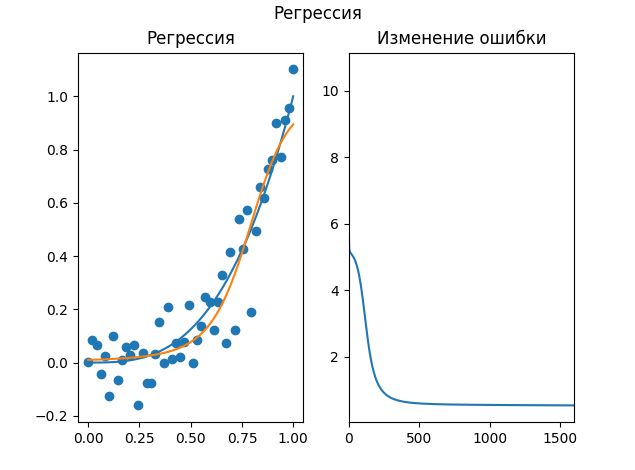

This figure's Python source:
import numpy as np
import matplotlib.pyplot as plt


def f_activation(x):
    return 1 / (1 + np.exp(-x))


# Derivative of f_activation
def df_activation(f):
    return f * (1 - f)


def sq_error(expect, actual, e=0):
    datasets = expect.shape[0]
    for counter in range(datasets):
        e+=(expect[counter]-actual[counter])*(expect[counter]-actual[counter])
    return e
def error(a, b):
    return (a-b)*(a-b)
class NeuralNetwork:
    def __init__(self, inp_count=2, w1_count=3, out_count=1):

        self.w1 = np.random.rand(w1_count, inp_count)
        self.b1 = np.random.rand(w1_count)
        self.w_out = np.random.rand(out_count, w1_count)
        self.b_out = np.random.rand(out_count)

    def feedforward(self, XY):
        self.v1 = np.dot(self.w1, XY) + self.b1
        self.v1_out = f_activation(self.v1)

        self.v_out = np.dot(self.w_out, self.v1_out) + self.b_out
        self.output = f_activation(self.v_out)
        return self.output

    def backprop(self, XY, true_out, learn_rate):
        self.feedforward(XY)
        out_corr = true_out - self.output #РѕС€РёР±РєР°

        ds = df_activation(self.output)
        sigm_out = learn_rate * out_corr * ds

        sigm_w1 = df_activation(self.v1_out) * \
                  np.dot(sigm_out, self.w_out)


        self.w_out += np.tensordot(
            sigm_out, self.v1_out, axes=0)
        self.b_out += sigm_out
        self.w1 += np.tensordot(sigm_w1, XY, axes=0)
        self.b1 += sigm_w1

    def train(self, XYs, Ys_true, XY_tests, C_test, learn_rate = 0.1, epochs = 1600):
        datasets = XYs.shape[0]
        loss = [[0] * epochs]
        for epoch in range(epochs):
            for counter in range(datasets):
                self.backprop(XYs[counter], Ys_true[counter], learn_rate)

            predict = np.apply_along_axis(self.feedforward, 1, XYs)
            loss[0][epoch] = sq_error(Ys_true, predict.T[0])
        predict = np.apply_along_axis(self.feedforward, 1, XY_tests)
        loss_test = sq_error(C_test, predict.T[0])
        return (loss, epoch, loss_test)


def classifier(X):
    f = sepfunction(X[0])
    if (f - X[1] > 0):
        return 1
    return 0


def sepfunction(x):
    return x*x*x

if __name__ == "__main__":
    X_train = np.zeros([50, 1])
    X_train.T[0] = np.linspace(0.0, 1.0, 50)
    Y_train = np.apply_along_axis(sepfunction, 1, X_train) + np.random.normal(0.0, 0.10, size=(50, 1))

    X_test = np.zeros([100, 1])
    X_test.T[0] = np.linspace(0, 1, 100)
    Y_test = np.apply_along_axis(sepfunction, 1, X_test)
    nw = NeuralNetwork(inp_count=1)
    (loss, epoch, loss_test) = nw.train(X_train, Y_train, X_test, Y_test)
    nw_res = np.apply_along_axis(nw.feedforward, 1, X_test)
    print(f"Ошибка на обучающей выборке = {loss[0][epoch]}.")
    print(f"Ошибка на тестовой выборке = {loss_test}.")

    plt.suptitle("Регрессия")
    plt.subplot(1, 2, 1)
    plt.scatter(X_train, Y_train, label="A")
    plt.plot(X_test.T[0], Y_test.T[0], label="B")  # draw separation line
    plt.plot(X_test.T[0], nw_res.T[0], label="C")
    plt.title("Регрессия")

    plt.subplot(1, 2, 2)
    # РѕС€РёР±РєРё РѕС‚СЂРёСЃРѕРІС‹РІР°РµРј
    plt.plot(loss[0][:epoch])
    plt.title("Изменение ошибки")
    plt.xlim(0, epoch)
    plt.show()
